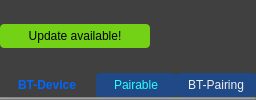
     <widget class="QWidget" name="headerWidget" native="true">
      <property name="sizePolicy">
       <sizepolicy hsizetype="Expanding" vsizetype="Fixed">
        <horstretch>0</horstretch>
        <verstretch>0</verstretch>
       </sizepolicy>
      </property>
      <property name="minimumSize">
       <size>
        <width>0</width>
        <height>0</height>
       </size>
      </property>
      <property name="styleSheet">
       <string notr="true">background-color: rgba(0, 0, 0, 0.5);</string>
      </property>
      <layout class="QVBoxLayout" name="verticalLayout">
       <property name="spacing">
        <number>0</number>
       </property>
       <property name="leftMargin">
        <number>0</number>
       </property>
       <property name="topMargin">
        <number>0</number>
       </property>
       <property name="rightMargin">
        <number>0</number>
       </property>
       <property name="bottomMargin">
        <number>0</number>
       </property>
       <item>
        <layout class="QHBoxLayout" name="Header">
         <property name="spacing">
          <number>0</number>
         </property>
         <property name="topMargin">
          <number>0</number>
         </property>
         <item>
          <widget class="QPushButton" name="pushButtonUpdate">
           <property name="sizePolicy">
            <sizepolicy hsizetype="Fixed" vsizetype="Fixed">
             <horstretch>0</horstretch>
             <verstretch>0</verstretch>
            </sizepolicy>
           </property>
           <property name="minimumSize">
            <size>
             <width>150</width>
             <height>24</height>
            </size>
           </property>
           <property name="maximumSize">
            <size>
             <width>150</width>
             <height>24</height>
            </size>
           </property>
           <property name="font">
            <font>
             <weight>50</weight>
             <bold>false</bold>
            </font>
           </property>
           <property name="styleSheet">
            <string notr="true">background-color: rgb(115, 210, 22);
color: rgb(0, 0, 0);
border-radius: 4px;
</string>
           </property>
           <property name="text">
            <string>Update available!</string>
           </property>
          </widget>
         </item>
         <item>
          <widget class="QLabel" name="label_left">
           <property name="sizePolicy">
            <sizepolicy hsizetype="Expanding" vsizetype="Preferred">
             <horstretch>0</horstretch>
             <verstretch>0</verstretch>
            </sizepolicy>
           </property>
           <property name="font">
            <font>
             <pointsize>10</pointsize>
             <weight>75</weight>
             <bold>true</bold>
            </font>
           </property>
           <property name="styleSheet">
            <string notr="true">background-color: rgba(0, 0, 0, 0);
color: rgb(211, 215, 207);</string>
           </property>
           <property name="text">
            <string />
           </property>
           <property name="margin">
            <number>4</number>
           </property>
          </widget>
         </item>
        
         <item>
          <widget class="QLabel" name="label_right">
           <property name="sizePolicy">
            <sizepolicy hsizetype="Expanding" vsizetype="Preferred">
             <horstretch>0</horstretch>
             <verstretch>0</verstretch>
            </sizepolicy>
           </property>
           <property name="font">
            <font>
             <pointsize>8</pointsize>
             <weight>75</weight>
             <bold>true</bold>
            </font>
           </property>
           <property name="styleSheet">
            <string notr="true">background-color: rgba(0, 0, 0, 0);
color: rgb(211, 215, 207);</string>
           </property>
           <property name="text">
            <string />
           </property>
           <property name="alignment">
            <set>Qt::AlignRight|Qt::AlignTrailing|Qt::AlignVCenter</set>
           </property>
           <property name="margin">
            <number>4</number>
           </property>
          </widget>
         </item>
        </layout>
       </item>
       <item>
        <widget class="QWidget" name="InfoLineWidget" native="true">
         <property name="sizePolicy">
          <sizepolicy hsizetype="Expanding" vsizetype="Fixed">
           <horstretch>0</horstretch>
           <verstretch>0</verstretch>
          </sizepolicy>
         </property>
         <property name="minimumSize">
          <size>
           <width>0</width>
           <height>24</height>
          </size>
         </property>
         <property name="maximumSize">
          <size>
           <width>16777215</width>
           <height>24</height>
          </size>
         </property>
         <property name="styleSheet">
          <string notr="true">background-color: rgba(0, 0, 0, 0);</string>
         </property>
         <layout class="QHBoxLayout" name="InfoLine">
          <property name="spacing">
           <number>0</number>
          </property>
          <property name="leftMargin">
           <number>0</number>
          </property>
          <property name="topMargin">
           <number>0</number>
          </property>
          <property name="rightMargin">
           <number>0</number>
          </property>
          <property name="bottomMargin">
           <number>0</number>
          </property>
          <item>
           <widget class="QWidget" name="widget" native="true">
            <property name="sizePolicy">
             <sizepolicy hsizetype="Expanding" vsizetype="Fixed">
              <horstretch>0</horstretch>
              <verstretch>0</verstretch>
             </sizepolicy>
            </property>
            <property name="minimumSize">
             <size>
              <width>0</width>
              <height>24</height>
             </size>
            </property>
            <property name="maximumSize">
             <size>
              <width>16777215</width>
              <height>24</height>
             </size>
            </property>
            <layout class="QHBoxLayout" name="horizontalLayout_13">
             <property name="spacing">
              <number>0</number>
             </property>
             <property name="leftMargin">
              <number>0</number>
             </property>
             <property name="topMargin">
              <number>0</number>
             </property>
             <property name="rightMargin">
              <number>0</number>
             </property>
             <property name="bottomMargin">
              <number>0</number>
             </property>
             <item>
              <widget class="QLabel" name="SysinfoTopLeft">
               <property name="sizePolicy">
                <sizepolicy hsizetype="Expanding" vsizetype="Fixed">
                 <horstretch>0</horstretch>
                 <verstretch>0</verstretch>
                </sizepolicy>
               </property>
               <property name="minimumSize">
                <size>
                 <width>0</width>
                 <height>24</height>
                </size>
               </property>
               <property name="maximumSize">
                <size>
                 <width>16777215</width>
                 <height>24</height>
                </size>
               </property>
               <property name="font">
                <font>
                 <pointsize>10</pointsize>
                 <weight>75</weight>
                 <bold>true</bold>
                </font>
               </property>
               <property name="styleSheet">
                <string notr="true">background-color: rgba(0, 0, 0, 0);
color: rgb(78, 244, 37);</string>
               </property>
               <property name="text">
                <string />
               </property>
               <property name="alignment">
                <set>Qt::AlignLeading|Qt::AlignLeft|Qt::AlignVCenter</set>
               </property>
              </widget>
             </item>
            </layout>
           </widget>
          </item>
          <item>
           <widget class="QWidget" name="widget2" native="true">
            <property name="sizePolicy">
             <sizepolicy hsizetype="Expanding" vsizetype="Preferred">
              <horstretch>0</horstretch>
              <verstretch>0</verstretch>
             </sizepolicy>
            </property>
            <property name="minimumSize">
             <size>
              <width>0</width>
              <height>24</height>
             </size>
            </property>
            <property name="maximumSize">
             <size>
              <width>16777215</width>
              <height>24</height>
             </size>
            </property>
            <layout class="QHBoxLayout" name="horizontalLayout_3">
             <property name="spacing">
              <number>0</number>
             </property>
             <property name="leftMargin">
              <number>0</number>
             </property>
             <property name="topMargin">
              <number>0</number>
             </property>
             <property name="rightMargin">
              <number>0</number>
             </property>
             <property name="bottomMargin">
              <number>0</number>
             </property>
             <item>
              <spacer name="horizontalSpacer_11">
               <property name="orientation">
                <enum>Qt::Horizontal</enum>
               </property>
               <property name="sizeHint" stdset="0">
                <size>
                 <width>10</width>
                 <height>10</height>
                </size>
               </property>
              </spacer>
             </item>
             <item>
              <widget class="QLabel" name="btDevice">
               <property name="sizePolicy">
                <sizepolicy hsizetype="Preferred" vsizetype="Fixed">
                 <horstretch>0</horstretch>
                 <verstretch>0</verstretch>
                </sizepolicy>
               </property>
               <property name="minimumSize">
                <size>
                 <width>0</width>
                 <height>24</height>
                </size>
               </property>
               <property name="maximumSize">
                <size>
                 <width>16777215</width>
                 <height>24</height>
                </size>
               </property>
               <property name="font">
                <font>
                 <weight>75</weight>
                 <bold>true</bold>
                </font>
               </property>
               <property name="styleSheet">
                <string notr="true">background-color: rgba(255, 255, 255, 0);
color: rgb(0, 102, 255);</string>
               </property>
               <property name="text">
                <string>BT-Device</string>
               </property>
               <property name="alignment">
                <set>Qt::AlignCenter</set>
               </property>
              </widget>
             </item>
             <item>
              <spacer name="horizontalSpacer_16">
               <property name="orientation">
                <enum>Qt::Horizontal</enum>
               </property>
               <property name="sizeType">
                <enum>QSizePolicy::Fixed</enum>
               </property>
               <property name="sizeHint" stdset="0">
                <size>
                 <width>10</width>
                 <height>20</height>
                </size>
               </property>
              </spacer>
             </item>
             <item>
              <spacer name="horizontalSpacer_12">
               <property name="orientation">
                <enum>Qt::Horizontal</enum>
               </property>
               <property name="sizeType">
                <enum>QSizePolicy::Fixed</enum>
               </property>
               <property name="sizeHint" stdset="0">
                <size>
                 <width>10</width>
                 <height>20</height>
                </size>
               </property>
              </spacer>
             </item>
             <item>
              <widget class="QLabel" name="labelBluetoothPairable">
               <property name="sizePolicy">
                <sizepolicy hsizetype="Fixed" vsizetype="Fixed">
                 <horstretch>0</horstretch>
                 <verstretch>0</verstretch>
                </sizepolicy>
               </property>
               <property name="minimumSize">
                <size>
                 <width>80</width>
                 <height>24</height>
                </size>
               </property>
               <property name="maximumSize">
                <size>
                 <width>80</width>
                 <height>24</height>
                </size>
               </property>
               <property name="styleSheet">
                <string notr="true">background-color: rgb(32, 74, 135);
color: rgb(255, 255, 255);
outline: none;
border-radius: 4px;
</string>
               </property>
               <property name="text">
                <string>&lt;html&gt;&lt;head/&gt;&lt;body&gt;&lt;p&gt;&lt;span style=" color:#29ffff;"&gt;Pairable&lt;/span&gt;&lt;/p&gt;&lt;/body&gt;&lt;/html&gt;</string>
               </property>
               <property name="alignment">
                <set>Qt::AlignCenter</set>
               </property>
              </widget>
             </item>
             <item>
              <widget class="QPushButton" name="pushButtonBluetooth">
               <property name="sizePolicy">
                <sizepolicy hsizetype="Fixed" vsizetype="Fixed">
                 <horstretch>0</horstretch>
                 <verstretch>0</verstretch>
                </sizepolicy>
               </property>
               <property name="minimumSize">
                <size>
                 <width>80</width>
                 <height>24</height>
                </size>
               </property>
               <property name="maximumSize">
                <size>
                 <width>80</width>
                 <height>24</height>
                </size>
               </property>
               <property name="baseSize">
                <size>
                 <width>0</width>
                 <height>0</height>
                </size>
               </property>
               <property name="styleSheet">
                <string notr="true">background-color: rgb(32, 74, 135);
color: rgb(239, 239, 239);
border-radius: 4px;
</string>
               </property>
               <property name="text">
                <string>BT-Pairing</string>
               </property>
              </widget>
             </item>
            </layout>
           </widget>
          </item>
         </layout>
        </widget>
       </item>
       <item>
        <widget class="Line" name="line">
         <property name="sizePolicy">
          <sizepolicy hsizetype="Expanding" vsizetype="Fixed">
           <horstretch>0</horstretch>
           <verstretch>0</verstretch>
          </sizepolicy>
         </property>
         <property name="minimumSize">
          <size>
           <width>0</width>
           <height>1</height>
          </size>
         </property>
         <property name="styleSheet">
          <string notr="true">background-color: rgba(255,255,255,0.3);</string>
         </property>
         <property name="orientation">
          <enum>Qt::Horizontal</enum>
         </property>
        </widget>
       </item>
      </layout>
     </widget>
